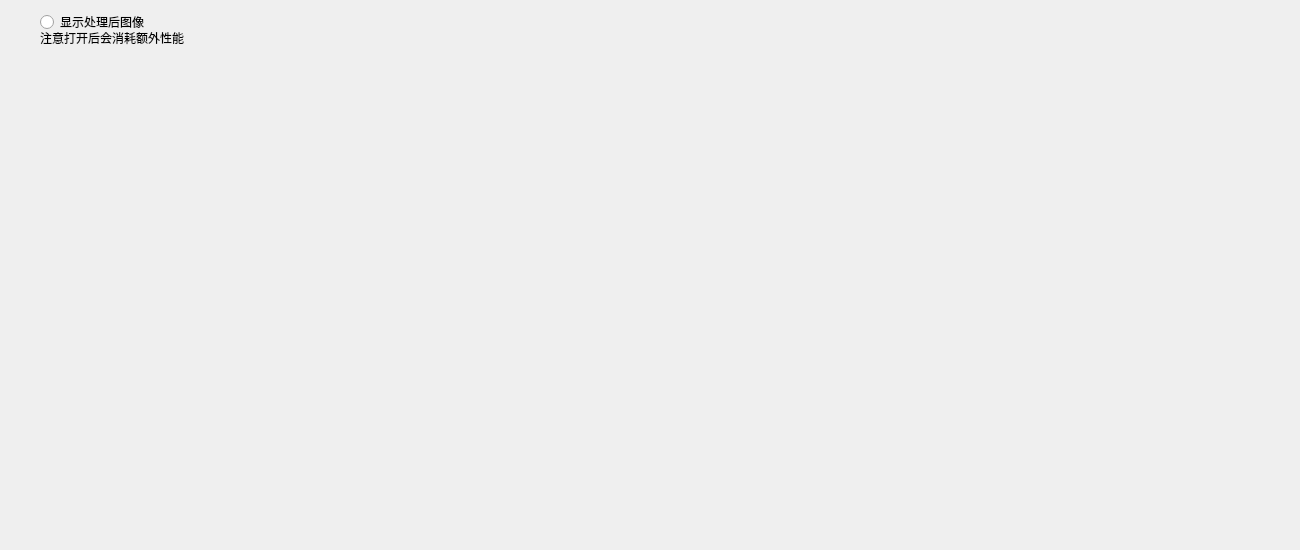
<?xml version="1.0" encoding="UTF-8"?>
<ui version="4.0">
 <class>ProcessView</class>
 <widget class="QWidget" name="ProcessView">
  <property name="geometry">
   <rect>
    <x>0</x>
    <y>0</y>
    <width>1300</width>
    <height>550</height>
   </rect>
  </property>
  <property name="windowTitle">
   <string>处理后图像显示</string>
  </property>
  <widget class="QLabel" name="Binarization">
   <property name="geometry">
    <rect>
     <x>10</x>
     <y>60</y>
     <width>640</width>
     <height>480</height>
    </rect>
   </property>
   <property name="text">
    <string/>
   </property>
  </widget>
  <widget class="QLabel" name="Countour">
   <property name="geometry">
    <rect>
     <x>660</x>
     <y>60</y>
     <width>640</width>
     <height>480</height>
    </rect>
   </property>
   <property name="text">
    <string/>
   </property>
  </widget>
  <widget class="QRadioButton" name="ProcessCheck">
   <property name="geometry">
    <rect>
     <x>40</x>
     <y>10</y>
     <width>311</width>
     <height>24</height>
    </rect>
   </property>
   <property name="text">
    <string>显示处理后图像</string>
   </property>
  </widget>
  <widget class="QLabel" name="label_2">
   <property name="geometry">
    <rect>
     <x>40</x>
     <y>30</y>
     <width>221</width>
     <height>16</height>
    </rect>
   </property>
   <property name="text">
    <string>注意打开后会消耗额外性能</string>
   </property>
  </widget>
 </widget>
 <resources/>
 <connections/>
</ui>
